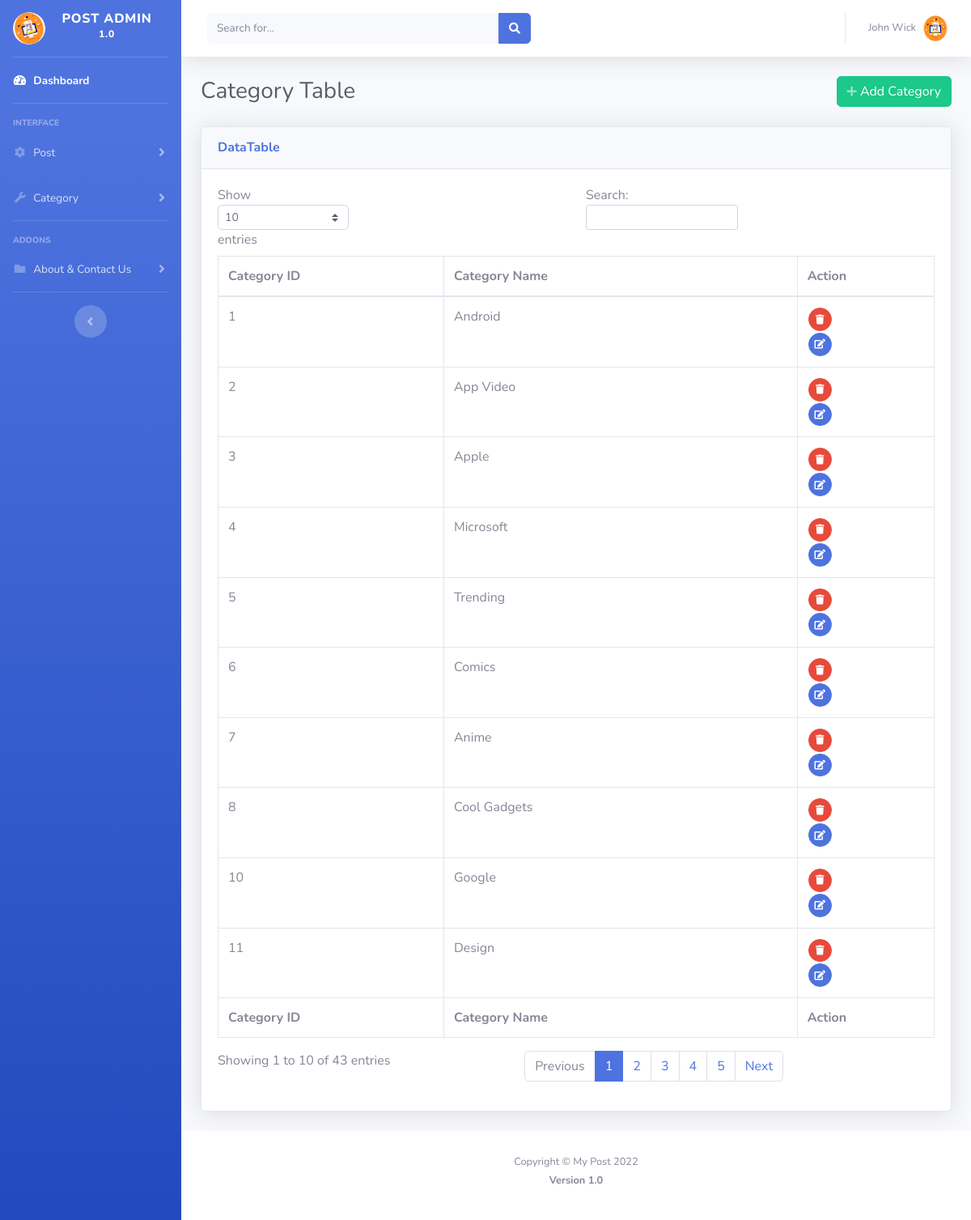
The page /admin/list_of_category.php (signed in) on the database its author committed.
### tables this page shows
CREATE TABLE `pc_category` (
  `category_id` int(255) NOT NULL,
  `category_name` varchar(255) NOT NULL,
  `disable_flag` varchar(255) NOT NULL DEFAULT '0'
);

### admin/list_of_category.php (the view, shortened to what this page needs)
 <?php include 'header.php';
include 'sidebar.php';
 ?>
        <div class="container-fluid">
         <div class="d-sm-flex align-items-center justify-content-between mb-4">
            <h1 class="h3 mb-0 text-gray-800">Category Table</h1>
            <a href="add_category.php"  class="btn btn-success "><i class="fas fa-plus fa-sm text-white-50"></i> Add Category</a>
          </div>
          <div class="card shadow mb-4">
            <div class="card-header py-3">
              <h6 class="m-0 font-weight-bold text-primary">DataTable</h6>
            </div>
            <div class="card-body">
              <div class="table-responsive">
                <table class="table table-bordered" id="dataTable" width="100%" cellspacing="0">
                  <thead>
                    <tr>
                      <th>Category ID</th>
                      <th>Category Name</th>
                      <th>Action</th>
                    </tr>
                  </thead>
                  <tfoot>
                    <tr>
                      <th>Category ID</th>
                      <th>Category Name</th>
                      <th>Action</th>
                    </tr>
                  </tfoot>
                  <tbody>
 <?php
                                            $SelectPostData="SELECT * FROM pc_category WHERE `disable_flag`= '0'";
                                            $result = mysqli_query($conn,$SelectPostData);
                                                    while($row = mysqli_fetch_assoc($result)) {
                                                    $category_id=$row['category_id'];
                                                                          ?>
                                                      <tr>
                                                        <td><?php echo $row["category_id"];?></td>
                                                        <td><?php echo $row["category_name"];?></td>
                                                       <td>
                                                          <a href="delete_category.php?category_id=<?php echo $category_id; ?>" style="margin: 1px;" class="btn btn-danger btn-circle btn-sm">
                                                            <i class="fas fa-trash"></i>
                                                          </a>
                                                          <br>
                                                         <a href="edit_category.php?category_id=<?php echo $category_id; ?>" style="margin: 1px;" class="btn btn-primary btn-circle btn-sm">
                                                         <i class="fas fa-edit "></i>
                                                          </a>
                                                        </td>
                                                </tr>
                                           <?php  } ?>
                  </tbody>
                </table>
              </div>
            </div>
          </div>
        </div>
      </div>
            <?php include 'footer.php'; ?>
    </div>
  </div>
</body>
</html>

### admin/header.php (shortened to what this page needs)
<!DOCTYPE html>
<html lang="en">
<head>
  <link href="vendor/fontawesome-free/css/all.min.css" rel="stylesheet" type="text/css">
  <link href="css/sb-admin-2.min.css" rel="stylesheet">
</head>

### admin/sidebar.php (shortened to what this page needs)
<body id="page-top">
  <div id="wrapper">
   <ul class="navbar-nav bg-gradient-primary sidebar sidebar-dark accordion" id="accordionSidebar">
      <a class="sidebar-brand d-flex align-items-center justify-content-center" href="index.php">
        <div class="sidebar-brand-icon rotate-n-15">
                <img width="40px;" height="40px;" class="img-profile rounded-circle" src="img/logo.jpg">
        </div>
        <div class="sidebar-brand-text mx-3">Post Admin <sup>1.0</sup></div>
      </a>
      <hr class="sidebar-divider my-0">
      <li class="nav-item active">
        <a class="nav-link" href="index.php">
          <i class="fas fa-fw fa-tachometer-alt"></i>
          <span>Dashboard</span></a>
      </li>
      <hr class="sidebar-divider">
      <div class="sidebar-heading">
        Interface
      </div>
      <li class="nav-item">
        <a class="nav-link collapsed" href="#" data-toggle="collapse" data-target="#collapseTwo" aria-expanded="true" aria-controls="collapseTwo">
          <i class="fas fa-fw fa-cog"></i>
          <span>Post</span>
        </a>
      </li>
      <li class="nav-item">
        <a class="nav-link collapsed" href="#" data-toggle="collapse" data-target="#collapseUtilities" aria-expanded="true" aria-controls="collapseUtilities">
          <i class="fas fa-fw fa-wrench"></i>
          <span>Category</span>
        </a>
      </li>
      <hr class="sidebar-divider">
      <div class="sidebar-heading">
        Addons
      </div>
      <li class="nav-item">
        <a class="nav-link collapsed" href="#" data-toggle="collapse" data-target="#collapsePages" aria-expanded="true" aria-controls="collapsePages">
          <i class="fas fa-fw fa-folder"></i>
          <span>About & Contact Us</span>
        </a>
      </li>
      <hr class="sidebar-divider d-none d-md-block">
      <div class="text-center d-none d-md-inline">
        <button class="rounded-circle border-0" id="sidebarToggle"></button>
      </div>
    </ul>
    <div id="content-wrapper" class="d-flex flex-column">
      <div id="content">
        <nav class="navbar navbar-expand navbar-light bg-white topbar mb-4 static-top shadow">
          <form class="d-none d-sm-inline-block form-inline mr-auto ml-md-3 my-2 my-md-0 mw-100 navbar-search">
            <div class="input-group">
              <input type="text" class="form-control bg-light border-0 small" placeholder="Search for..." aria-label="Search" aria-describedby="basic-addon2">
              <div class="input-group-append">
                <button class="btn btn-primary" type="button">
                  <i class="fas fa-search fa-sm"></i>
                </button>
              </div>
            </div>
          </form>
          <ul class="navbar-nav ml-auto">
            <li class="nav-item dropdown no-arrow">
              <a class="nav-link dropdown-toggle" href="#" id="userDropdown" role="button" data-toggle="dropdown" aria-haspopup="true" aria-expanded="false">
                <span class="mr-2 d-none d-lg-inline text-gray-600 small"><?php echo $_SESSION['first_name'].' '.$_SESSION['last_name'];?></span>
                <img class="img-profile rounded-circle" src="img/logo.jpg">
              </a>
            </li>
          </ul>
        </nav>

### admin/footer.php
<footer class="sticky-footer bg-white">
       <div class="container my-auto">
         <div class="copyright text-center my-auto">
			 <?php
			    $current_year=date('Y');
               echo "<span>Copyright &copy; My Post  $current_year</span>";
               ?>
         </div>
 <div style="padding: 10px;" class="copyright text-center my-auto">
			<b> Version 1.0</b>
         </div>
       </div>
     </footer>

### rows shown on the page
pc_category: category_id "1", category_name "Android"
pc_category: category_id "2", category_name "App Video"
pc_category: category_id "3", category_name "Apple"
pc_category: category_id "4", category_name "Microsoft"
pc_category: category_id "5", category_name "Trending"
pc_category: category_id "6", category_name "Comics"
pc_category: category_id "7", category_name "Anime"
pc_category: category_id "8", category_name "Cool Gadgets"
pc_category: category_id "10", category_name "Google"
pc_category: category_id "11", category_name "Design"

### other values the page prints
$_SESSION['first_name'] "John"
$_SESSION['last_name'] "Wick"
